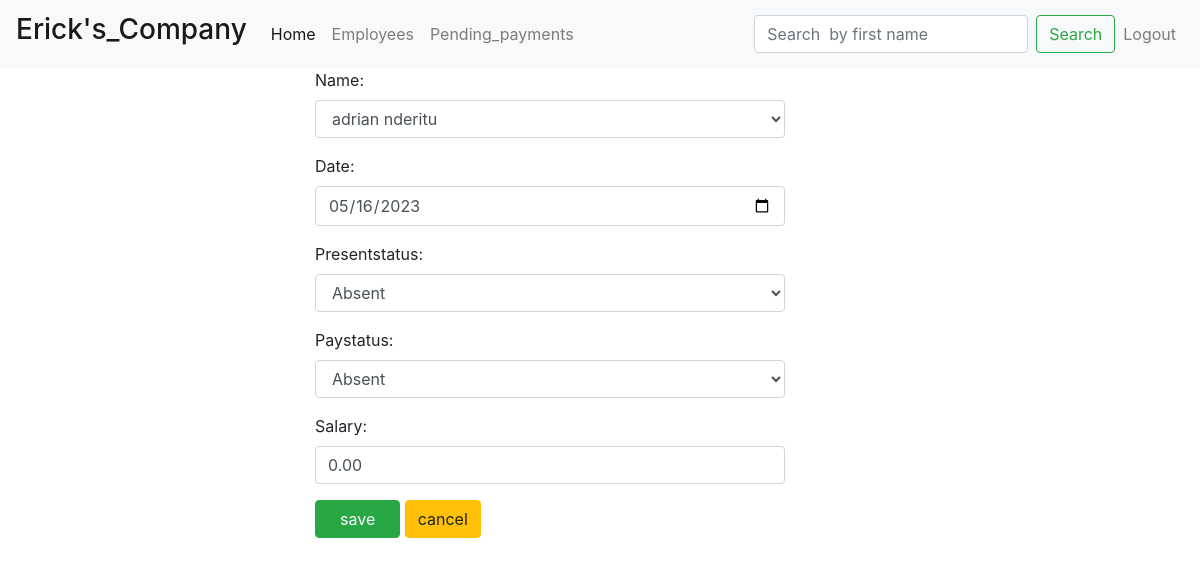
Screenshot of /updateattendance/60/ (signed in) with the database file from the repository.
### activity/models.py (models this page shows, shortened)
class attendance(models.Model):
    name=models.ForeignKey(worker,on_delete=models.CASCADE)
    date=models.DateField()
    presentstatus=models.CharField(max_length= 200,choices=COMINGSTATUS,default='Absent')
    paystatus=models.CharField(max_length= 200,choices=STATUS,default='Absent')
    salary =models.DecimalField(max_digits=10,decimal_places=2,null=True)

### activity/views.py (the view)
# urls.py: path('updateattendance/<int:pk>/', updateattendanceview,name='updateattendance'),
@login_required
def updateattendanceview(request,pk):
    attendant=attendance.objects.get(id=pk)
    if request.method == 'POST':
        form = attendanceform(request.POST,instance=attendant)
        if form.is_valid():
            form.save()
            return redirect('attendancelist')
    else:
        form=attendanceform(instance=attendant)
    context={
        'form':form
    }
    return render(request,'updateform.html',context)

### activity/forms.py (shortened to what this page needs)
class attendanceform(forms.ModelForm):
    class Meta:
        model = attendance
        fields = '__all__'
        widgets = {
            'name' : forms.Select(attrs={'class':'form-control'}),
            'date' : forms.DateInput(attrs={'type':'date','class':'form-control'}),
            'presentstatus' : forms.Select(attrs={'class':'form-control'}),
            'paystatus' : forms.Select(attrs={'class':'form-control'}),
            'salary' : forms.TextInput(attrs={'class':'form-control','type':'float'})
        }

### activity/models.py (called while the page is built)
    def __str__(self):
        return f'{self.First_Name} {self.Middle_Name}'

### Templates/updateform.html (shortened to what this page needs)
{%extends 'base.html'%}
{%load static%}
{%block content%}
<div class="row">
    <div class="col-5 offset-3">
        <form method="post" id="formdat" >
            {{form.as_p}}
        </form>
        <button class="btn btn-success px-4" type="submit" id="submitbtn">save</button>
        <a href="{%url 'attendancelist'%}"><button class="btn btn-warning" type="button">cancel</button></a>
    </div>
</div>
{%endblock content%}

### rows the page displays
attendance: name "adrian nderitu", date "05/16/2023", presentstatus "Absent", paystatus "Absent", salary "0.00"
